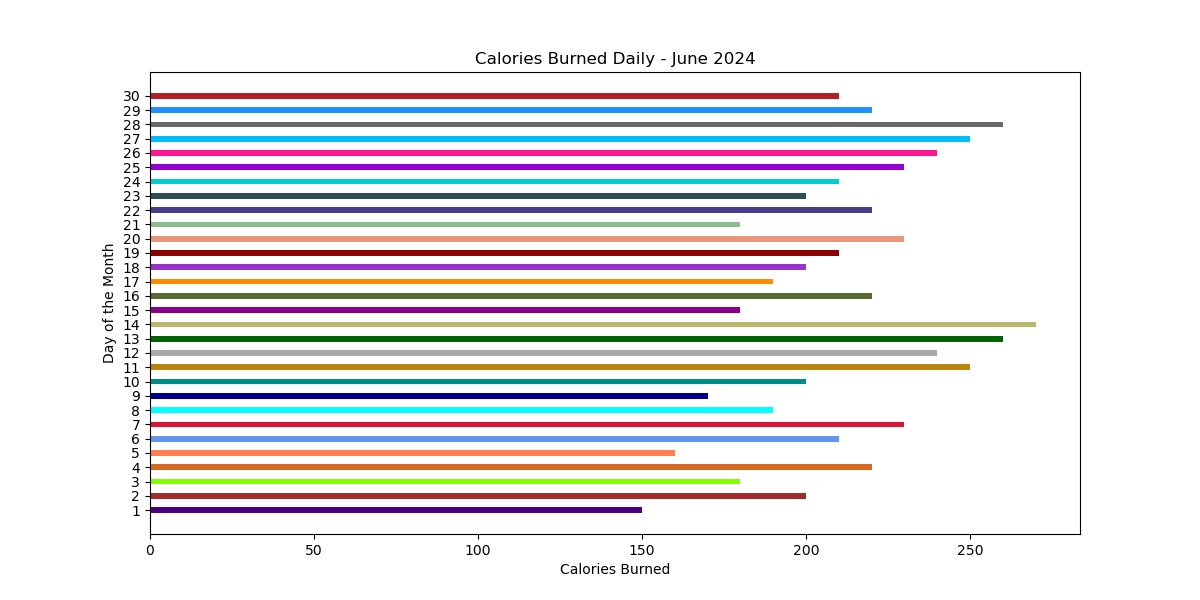

Write Python code to recreate this figure.

import matplotlib.pyplot as plt

# Data
days = [str(day) for day in range(1, 31)]
calories = [150, 200, 180, 220, 160, 210, 230, 190, 170, 200, 250, 240, 260, 270, 180, 220, 190, 200, 210, 230, 180, 220, 200, 210, 230, 240, 250, 260, 220, 210]

# Creating the figure and specifying figure size
plt.figure(figsize=(12, 6))

# Creating the bar chart as a horizontal chart
plt.barh(days, calories, height=0.4, color=['#4B0082', '#A52A2A', '#7FFF00', '#D2691E', '#FF7F50',
                                            '#6495ED', '#DC143C', '#00FFFF', '#00008B', '#008B8B',
                                            '#B8860B', '#A9A9A9', '#006400', '#BDB76B', '#8B008B',
                                            '#556B2F', '#FF8C00', '#9932CC', '#8B0000', '#E9967A',
                                            '#8FBC8F', '#483D8B', '#2F4F4F', '#00CED1', '#9400D3',
                                            '#FF1493', '#00BFFF', '#696969', '#1E90FF', '#B22222'])

# Adding labels and title
plt.xlabel('Calories Burned')
plt.ylabel('Day of the Month')
plt.title('Calories Burned Daily - June 2024')

# Show the plot
plt.show()
